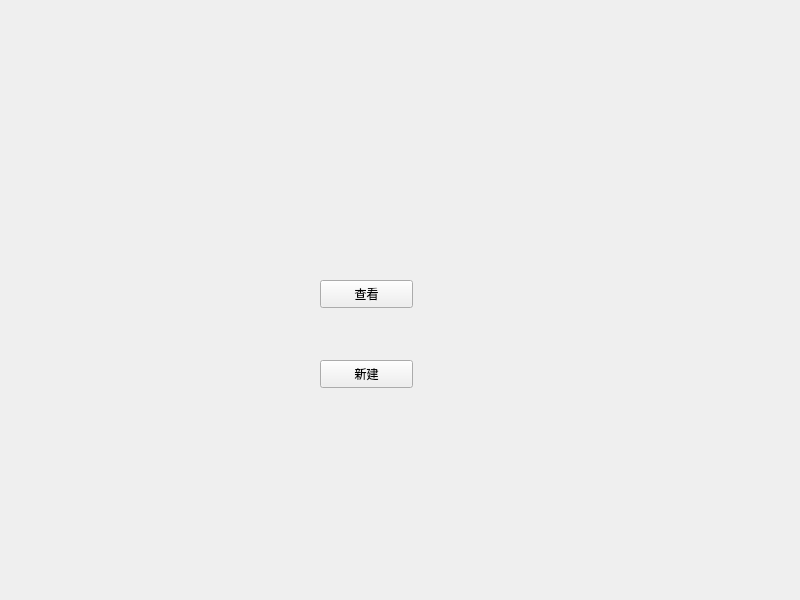
<?xml version="1.0" encoding="UTF-8"?>
<ui version="4.0">
 <class>MyMainPage</class>
 <widget class="QWidget" name="MyMainPage">
  <property name="geometry">
   <rect>
    <x>0</x>
    <y>0</y>
    <width>800</width>
    <height>600</height>
   </rect>
  </property>
  <property name="windowTitle">
   <string>MyMainPage</string>
  </property>
  <widget class="QPushButton" name="pushButton">
   <property name="geometry">
    <rect>
     <x>320</x>
     <y>360</y>
     <width>93</width>
     <height>28</height>
    </rect>
   </property>
   <property name="text">
    <string>新建</string>
   </property>
  </widget>
  <widget class="QPushButton" name="pushButton_2">
   <property name="geometry">
    <rect>
     <x>320</x>
     <y>280</y>
     <width>93</width>
     <height>28</height>
    </rect>
   </property>
   <property name="text">
    <string>查看</string>
   </property>
  </widget>
 </widget>
 <resources/>
 <connections/>
</ui>
